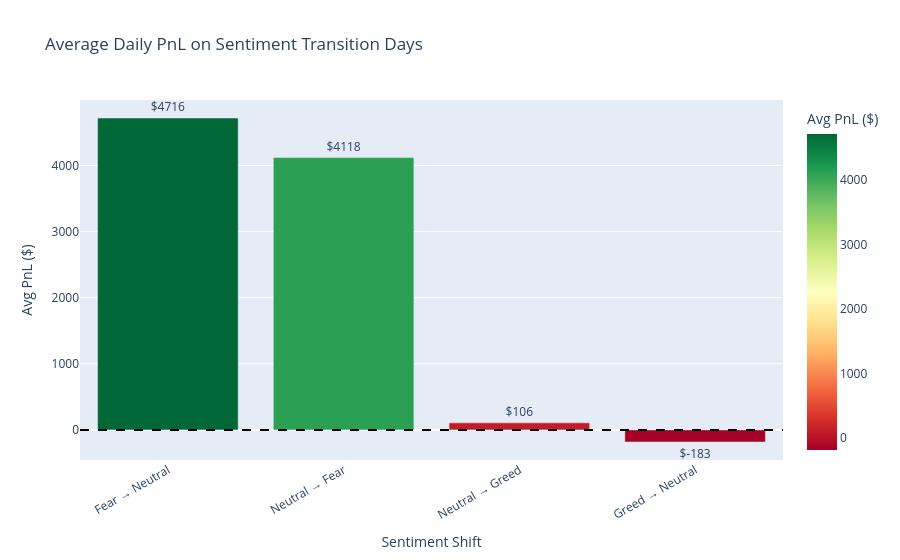

The notebook cell saved with this chart:
### Code cell
fig = px.bar(trans_pnl[trans_pnl['count'] >= 2],
             x='transition', y='mean',
             title='Average Daily PnL on Sentiment Transition Days',
             labels={'transition':'Sentiment Shift','mean':'Avg PnL ($)'},
             color='mean', color_continuous_scale='RdYlGn',
             text='mean')
fig.update_traces(texttemplate='$%{text:.0f}', textposition='outside')
fig.add_hline(y=0, line_dash='dash', line_color='black')
fig.update_layout(xaxis_tickangle=-30)
fig.show()

### Figure 1 — Plotly figure (JSON) as saved in the notebook; plotly's stock layout.template omitted (floating-point values rounded to 4 significant figures)
{"data": [{"hovertemplate": "Sentiment Shift=%{x}<br>Avg PnL ($)=%{marker.color}<extra></extra>", "legendgroup": "", "marker": {"color": [4716.0, 4118.0, 106.3, -183.1], "coloraxis": "coloraxis", "pattern": {"shape": ""}}, "name": "", "orientation": "v", "showlegend": false, "text": [4716.0, 4118.0, 106.3, -183.1], "textposition": "outside", "texttemplate": "$%{text:.0f}", "type": "bar", "x": ["Fear → Neutral", "Neutral → Fear", "Neutral → Greed", "Greed → Neutral"], "xaxis": "x", "y": [4716.0, 4118.0, 106.3, -183.1], "yaxis": "y"}], "layout": {"barmode": "relative", "coloraxis": {"colorbar": {"title": {"text": "Avg PnL ($)"}}, "colorscale": [[0.0, "rgb(165,0,38)"], [0.1, "rgb(215,48,39)"], [0.2, "rgb(244,109,67)"], [0.3, "rgb(253,174,97)"], [0.4, "rgb(254,224,139)"], [0.5, "rgb(255,255,191)"], [0.6, "rgb(217,239,139)"], [0.7, "rgb(166,217,106)"], [0.8, "rgb(102,189,99)"], [0.9, "rgb(26,152,80)"], [1.0, "rgb(0,104,55)"]]}, "legend": {"tracegroupgap": 0}, "shapes": [{"line": {"color": "black", "dash": "dash"}, "type": "line", "x0": 0, "x1": 1, "xref": "x domain", "y0": 0, "y1": 0, "yref": "y"}], "title": {"text": "Average Daily PnL on Sentiment Transition Days"}, "xaxis": {"anchor": "y", "domain": [0.0, 1.0], "tickangle": -30, "title": {"text": "Sentiment Shift"}}, "yaxis": {"anchor": "x", "domain": [0.0, 1.0], "title": {"text": "Avg PnL ($)"}}}}
